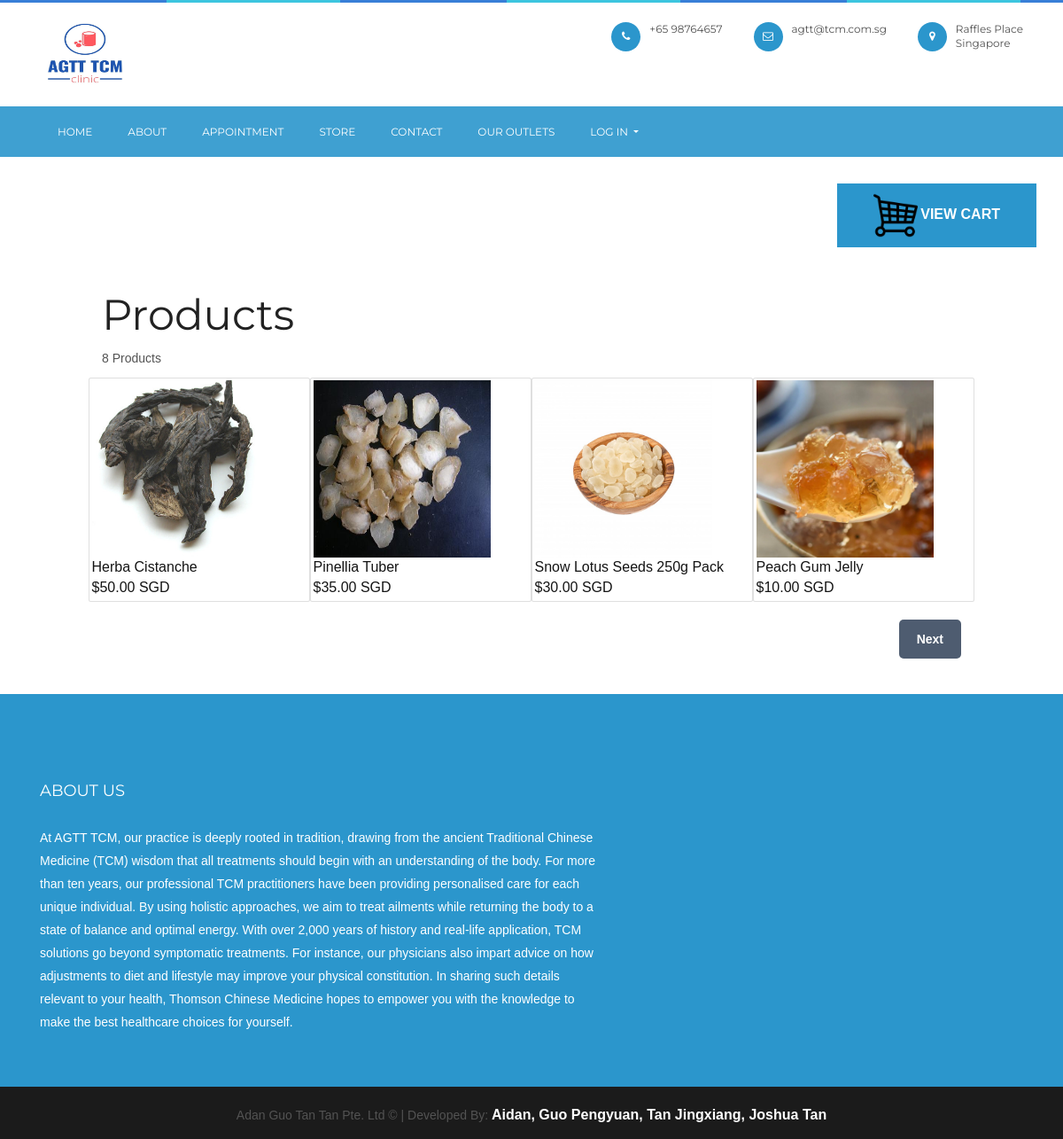
Screenshot of /storeindex.php?page=storeproducts with the database file from the repository.
### tables this page shows
CREATE TABLE IF NOT EXISTS `products` (
	`id` int(11) NOT NULL AUTO_INCREMENT,
	`name` varchar(200) NOT NULL,
	`desc` text NOT NULL,
	`price` decimal(7,2) NOT NULL,
	`currency` text NOT NULL,
	`quantity` int(11) NOT NULL,
	`img` text NOT NULL,
	`date_added` datetime NOT NULL DEFAULT CURRENT_TIMESTAMP,
	PRIMARY KEY (`id`)
);

### storeindex.php (called while the page is built, shortened)
<?php
include 'storefunctions.php';
$page = isset($_GET['page']) && file_exists($_GET['page'] . '.php') ? $_GET['page'] : 'storemain';
include $page . '.php';
?>

### storeproducts.php (the view, shortened to what this page needs)
<?php
$num_products_on_each_page = 4;
$current_page = isset($_GET['p']) && is_numeric($_GET['p']) ? (int)$_GET['p'] : 1;
$stmt = $pdo->prepare('SELECT * FROM products ORDER BY date_added DESC LIMIT ?,?');
$stmt->bindValue(1, ($current_page - 1) * $num_products_on_each_page, PDO::PARAM_INT);
$stmt->bindValue(2, $num_products_on_each_page, PDO::PARAM_INT);
$stmt->execute();
$products = $stmt->fetchAll(PDO::FETCH_ASSOC);
$total_products = $pdo->query('SELECT * FROM products')->rowCount();
?>
<?php
include("header.php")
?>
<div class="text-right">
    <a href="storecart.php">
        <button class="btn m-5">
            <img src="./images/cart.png" alt="" height="50px" width="50px">
            <strong>View Cart</strong>
        </button>
    </a>
</div>
<div class="products content-wrapper container">
    <h1>Products</h1>
    <p><?=$total_products?> Products</p>
    <div class="products-wrapper row d-flex flex-wrap align-items-center">
        <?php foreach ($products as $product): ?>
        <a href="storeindex.php?page=storeproduct&id=<?=$product['id']?>" class="product card col-md-6 col-lg-3 col-xl-1 p-1">
            <img src="images/<?=$product['img']?>" width="200" height="200" alt="<?=$product['name']?>">
            <span class="name"><?=$product['name']?></span>
            <span class="price">
                &dollar;<?=$product['price'],' ', $product['currency']?>
            </span>
        </a>
        <?php endforeach; ?>
    </div>
    <div class="buttons">
        <?php if ($total_products > ($current_page * $num_products_on_each_page) - $num_products_on_each_page + count($products)): ?>
            <a class="button btn-primary" href="storeindex.php?page=storeproducts&p=<?=$current_page+1?>" role="button">Next</a>
        <?php endif; ?>
    </div>
</div>
<?php
include("footer.php")
?>

### css/style.css (style rules this page uses)
* { margin: 0px; padding: 0px; }
body { background: #FFF; font-weight: normal; position: relative; font-size: 14px; font-family: 'Raleway', sans-serif; }
h1, h2, h3, h4, h5, h6 { font-weight: normal; color: #222222; font-family: 'Montserrat', sans-serif; }
h1 { font-size: 48px; }
p { color: #535353; font-size: 14px; letter-spacing: 0px; line-height: 24px; font-weight: 500; text-rendering: optimizeLegibility; }
a { -webkit-transition: all 0.4s ease-in-out; -moz-transition: all 0.4s ease-in-out; -o-transition: all 0.4s ease-in-out; -ms-transition: all 0.4s ease-in-out; transition: all 0.4s ease-in-out; text-decoration: none !important; }
img { -webkit-transition: 0.4s ease-in-out; -moz-transition: 0.4s ease-in-out; -ms-transition: 0.4s ease-in-out; -o-transition: 0.4s ease-in-out; transition: 0.4s ease-in-out; display: inline-block !important; }
a { text-decoration: none; color: #141414; }
.btn { background: #2B96CC; display: inline-block; font-size: 14px; padding: 10px 40px; font-family: 'Montserrat', sans-serif; font-weight: 400; border-radius: 0px; color: #fff; text-transform: uppercase; position: relative; overflow: hidden; -webkit-transition: all 0.4s ease-in-out; -moz-transition: all 0.4s ease-in-out; -o-transition: all 0.4s ease-in-out; -ms-transition: all 0.4s ease-in-out; transition: all 0.4s ease-in-out; }

### css/storestyle.css (style rules this page uses)
* { box-sizing: border-box; font-family: Arial, Helvetica, sans-serif; font-size: 16px; }
html { height:100%; }
.content-wrapper { width: 1000px; margin: 0 auto; }
.products .buttons { text-align: right; padding-bottom: 40px; }
.products .buttons a { display: inline-block; text-decoration: none; margin-top: 20px; margin-left: 5px; padding: 12px 20px; border: 0; background: #4e5c70; color: #FFFFFF; font-size: 14px; font-weight: bold; border-radius: 5px; }

### rows the page displays
products: img (picture), name "Herba Cistanche", price "50.00", currency "SGD"
products: img (picture), name "Pinellia Tuber", price "35.00", currency "SGD"
products: img (picture), name "Snow Lotus Seeds 250g Pack", price "30.00", currency "SGD"
products: img (picture), name "Peach Gum Jelly", price "10.00", currency "SGD"

### other values shown
$total_products "8"
